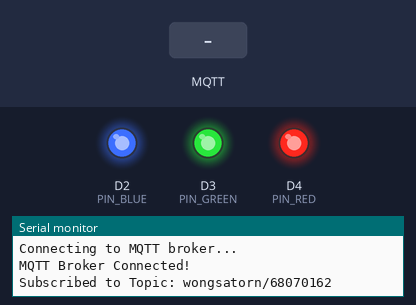
The sketch below on a simulated Arduino Uno R4 WiFi. Parts: output pins drawn as LEDs (lit = HIGH), the last lines printed to the serial monitor. The inputs (shaded band) are chosen by the test bench. WiFi joins after 1.5 s; servers stay silent unless stated; no MQTT or app messages arrive unless stated.

Above: at 7.7 s.
7.8 s: MQTT message "RED_ON" arrives on the first subscribed topic
At 9.0 s:
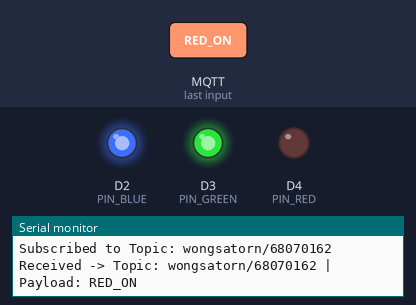
9.3 s: MQTT message "GREEN_ON" arrives on the first subscribed topic
At 10.4 s:
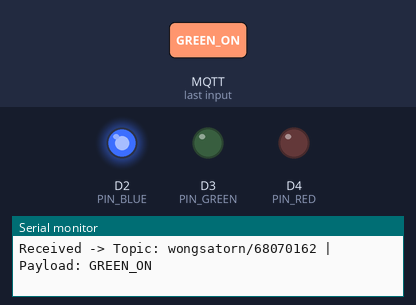
10.8 s: MQTT message "RED_OFF" arrives on the first subscribed topic
At 11.5 s:
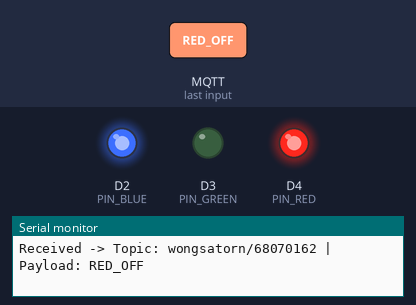
12.3 s: MQTT message "BLUE_ON" arrives on the first subscribed topic
At 12.7 s:
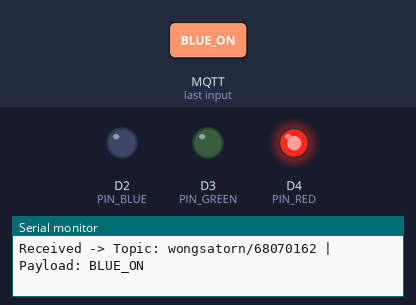
13.8 s: MQTT message "GREEN_OFF" arrives on the first subscribed topic
At 15.0 s:
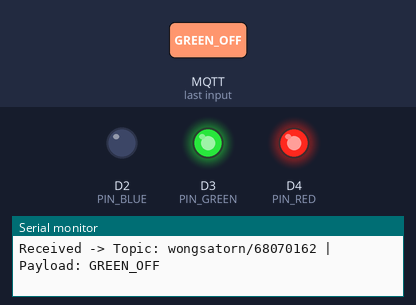
15.3 s: MQTT message "RED_ON" arrives on the first subscribed topic
At 16.2 s:
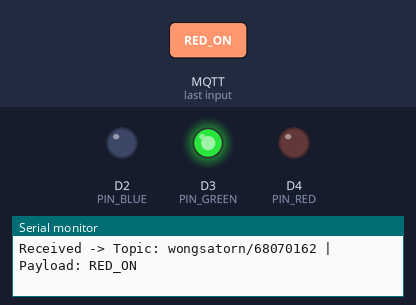
Timing chart, 0 to 17.8 s (numbered marks = the images above; inputs shaded):
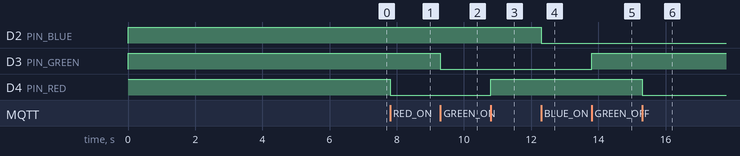

Measured:
- after the input at 7.8 s, D4 (PIN_RED): HIGH → LOW at once
- after the input at 9.3 s, D3 (PIN_GREEN): HIGH → LOW at once
- after the input at 10.8 s, D4 (PIN_RED): LOW → HIGH at once
- after the input at 12.3 s, D2 (PIN_BLUE): HIGH → LOW at once
- after the input at 13.8 s, D3 (PIN_GREEN): LOW → HIGH at once
- after the input at 15.3 s, D4 (PIN_RED): HIGH → LOW at once

The sketch:

MQTT_LED.ino
```cpp
#include <WiFiS3.h>
#include <MQTTClient.h>

const char WIFI_SSID[] = "iPhone Lavendis";
const char WIFI_PASSWORD[] = "aon12344321";

const char MQTT_BROKER_ADRRESS[] = "mqtt-dashboard.com";
const int MQTT_PORT = 1883;

String client_id_str = "arduino-LAVENDIS";

const char MQTT_USERNAME[] = "";
const char MQTT_PASSWORD[] = "";

// บังคับ Topic ตามโจทย์
const char SUBSCRIBE_TOPIC[] = "wongsatorn/68070162";

const int PIN_RED = 4;    // ขาไฟสีแดง
const int PIN_GREEN = 3;  // ขาไฟสีเขียว
const int PIN_BLUE = 2;   // ขาไฟสีน้ำเงิน

WiFiClient network;
MQTTClient mqtt = MQTTClient(256);

void setup() {
  Serial.begin(9600);

  // ตั้งค่าพินเป็น OUTPUT
  pinMode(PIN_RED, OUTPUT);
  pinMode(PIN_GREEN, OUTPUT);
  pinMode(PIN_BLUE, OUTPUT);

  // สำหรับ Common Anode: สั่ง HIGH เพื่อปิดไฟเริ่มต้นทุกสี
  digitalWrite(PIN_RED, HIGH);
  digitalWrite(PIN_GREEN, HIGH);
  digitalWrite(PIN_BLUE, HIGH);

  // เชื่อมต่อ Wi-Fi
  int status = WL_IDLE_STATUS;
  while (status != WL_CONNECTED) {
    Serial.print("Connecting to Wi-Fi: ");
    Serial.println(WIFI_SSID);
    status = WiFi.begin(WIFI_SSID, WIFI_PASSWORD);
    delay(5000);
  }
  Serial.print("IP Address: ");
  Serial.println(WiFi.localIP());

  connectToMQTT();
}

void loop() {
  mqtt.loop();

  if (!mqtt.connected()) {
    connectToMQTT();
  }
}

void connectToMQTT() {
  mqtt.begin(MQTT_BROKER_ADRRESS, MQTT_PORT, network);
  mqtt.onMessage(messageReceived);

  Serial.print("Connecting to MQTT broker...");

  while (!mqtt.connect(client_id_str.c_str(), MQTT_USERNAME, MQTT_PASSWORD)) {
    Serial.print(".");
    delay(500);
  }
  Serial.println("\nMQTT Broker Connected!");

  if (mqtt.subscribe(SUBSCRIBE_TOPIC)) {
    Serial.print("Subscribed to Topic: ");
    Serial.println(SUBSCRIBE_TOPIC);
  }
}

// เมื่อมีข้อความส่งมาจาก MQTT
void messageReceived(String &topic, String &payload) {
  Serial.println("Received -> Topic: " + topic + " | Payload: " + payload);

  if (payload == "RED_ON") {
    digitalWrite(PIN_RED, LOW);
  } else if (payload == "RED_OFF") {
    digitalWrite(PIN_RED, HIGH);
  } else if (payload == "GREEN_ON") {
    digitalWrite(PIN_GREEN, LOW);
  } else if (payload == "GREEN_OFF") {
    digitalWrite(PIN_GREEN, HIGH);
  } else if (payload == "BLUE_ON") {
    digitalWrite(PIN_BLUE, LOW);
  } else if (payload == "BLUE_OFF") {
    digitalWrite(PIN_BLUE, HIGH);
  }
}
```
